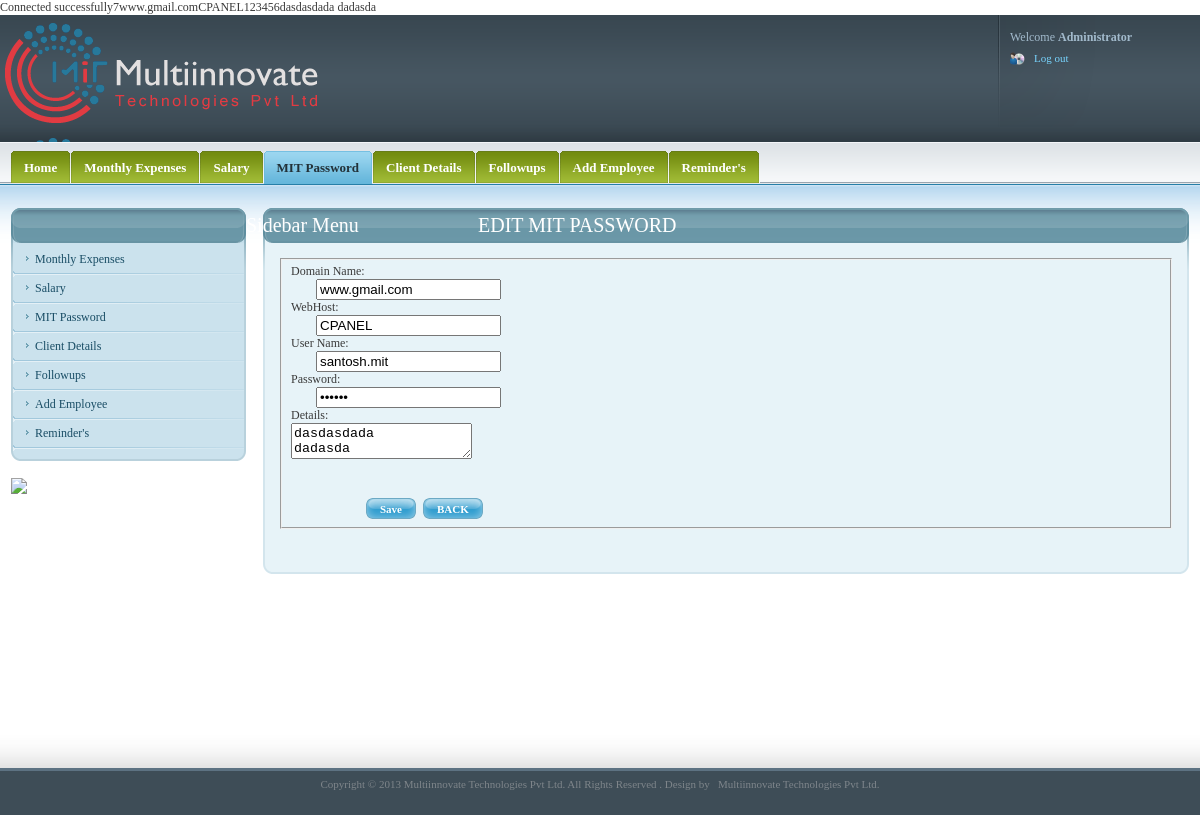
The app's page /passeditcon.php?id=7 with its own data.
### tables this page shows
CREATE TABLE IF NOT EXISTS `mitpassword` (
  `id` int(10) NOT NULL AUTO_INCREMENT,
  `domainname` varchar(100) NOT NULL,
  `webhost` varchar(200) NOT NULL,
  `username` varchar(100) NOT NULL,
  `password` varchar(100) NOT NULL,
  `details` varchar(5000) NOT NULL,
  PRIMARY KEY (`id`)
);

### passeditcon.php (the view, shortened to what this page needs)
<!DOCTYPE html PUBLIC "-//W3C//DTD XHTML 1.0 Strict//EN" "http://www.w3.org/TR/xhtml1/DTD/xhtml1-strict.dtd">
<html xmlns="http://www.w3.org/1999/xhtml">
<head>
<link media="screen" rel="stylesheet" type="text/css" href="css/admin.css"  />
 <link rel="stylesheet" href="http://code.jquery.com/ui/1.10.2/themes/smoothness/jquery-ui.css" />
  <link rel="stylesheet" href="/resources/demos/style.css" />
</head>
<?php
if(isset($_GET['id']))
{
$id =$_REQUEST['id'];
$query = mysql_query("select * from mitpassword  where id = $id ");
$row = mysql_fetch_array($query);
$domainname =  $row['domainname'];
$webhost = $row['webhost'];
$username = $row['username'];
$password = $row['password'];
$details = $row['details'];
echo $id;
echo $domainname;
echo $webhost;
echo $password;
echo $details;
}
?>
<body>
	<div id="wrapper">
		<div id="head">
			<div id="logo_user_details">
				<h1 id="logo"><a href="#">websitename Administration Panel</a></h1>
				<div id="user_details">
					<ul id="user_details_menu">
						<li>Welcome <strong>Administrator</strong></li>
						<li>
							<ul id="user_access">
							<li class="last"><a href="index.php">Log out</a></li>
							</ul>
						</li>
					</ul>
				</div>
			</div>
			<div id="menus_wrapper">
			  <div id="main_menu">
					<ul>
						<li><a href="index.php"><span><span>Home</span></span></a></li>
                        <li><a href="monthlyexpenses.php"><span><span>Monthly Expenses</span></span></a></li>
                          <li><a href="salary.php"><span><span>Salary</span></span></a></li>
						<li><a href="mitpassword.php" class="selected"><span><span>MIT Password</span></span></a></li>
						<li><a href="clientdetails.php"><span><span>Client Details</span></span></a></li>
						<li><a href="followup.php"><span><span>Followups</span></span></a></li>
                        	<li><a href="addemployee.php"><span><span>Add Employee</span></span></a></li>
						<li><a href="reminders.php"><span><span>Reminder's</span></span></a></li>
					</ul>
				</div>
			</div>
		</div>
  <div id="content">
			<div id="page">
				<div class="inner">
					<div class="section">
						<div class="title_wrapper">
							<h2 style="margin-left:200px;">EDIT MIT PASSWORD</h2>
							<span class="title_wrapper_left"></span>
							<span class="title_wrapper_right"></span>
						</div>
				  <div class="section_content">
							<div class="sct">
								<div class="sct_left">
									<div class="sct_right">
										<div class="sct_left">
											<div class="sct_right">
				<form action="editcontent.php?id=<?php echo $id ?>" method="post">
													<fieldset>
														<div class="forms">
											<div class="row">
                                                     <label>Domain Name:</label>
													<div class="inputs">
												  <span class="input_wrapper">
                                                  <input class="text" name="domainname" type="text" value="<?php echo $domainname ?>"/></span>
												   </div>
											</div>
											<div class="row">
													<label>WebHost:</label>
                                                    <div class="inputs">
												  <span class="input_wrapper">
                                                  <input class="text" name="webhost" type="text" value="<?php echo $webhost ?>"/></span>
												   </div>
											</div>
											<div class="row">
													<label>User Name:</label>
													<div class="inputs">
												  <span class="input_wrapper"><input class="text" name="username" type="text" value="<?php echo $username ?>"/></span>
												   </div>
											</div>
											<div class="row">
													<label>Password:</label>
													<div class="inputs">
												  <span class="input_wrapper"><input class="text" name="password" type="password"  value="<?php echo $password ?>"/></span>
												   </div>
											</div>
											<div class="row">
													<label>Details:</label>
													<div class="inputs">
													<span class="inline">
      <textarea name="details"><?php echo $details?></textarea>
         </span><br/><br/><br/>
												  </div>
											</div>
														<div class="row">
															<div class="buttons">
																<ul>
                                                                <br />
                                                                <br />
		<li><span class="button send_form_btn"><span><span>Save</span></span> <input type="submit" name="sub" value="Update Post" /> </span></li>
            <li><span class="button send_form_btn"><span><span><a href="mitpassword.php"><font color="#FFFFFF">BACK</font></a></span></span></span></li>
									</ul>
															</div>
														</div>
														</div>
													</fieldset><br /><br />
									        </form>
											</div>
										</div>
									</div>
								</div>
							</div>
							<span class="scb"><span class="scb_left"></span><span class="scb_right"></span></span>
						</div>
					</div>
				</div>
			</div>
			<div id="sidebar">
				<div class="inner">
					<div class="section">
						<div class="title_wrapper">
							<h2>Sidebar Menu</h2>
							<span class="title_wrapper_left"></span>
							<span class="title_wrapper_right"></span>
						</div>
				  <div class="section_content">
							<div class="sct">
								<div class="sct_left">
									<div class="sct_right">
										<div class="sct_left">
											<div class="sct_right">
												<ul class="sidebar_menu">
                        <li><a href="monthlyexpenses.php"><span><span>Monthly Expenses</span></span></a></li>
                          <li><a href="salary.php"><span><span>Salary</span></span></a></li>
						<li><a href="mitpassword.php" class="selected"><span><span>MIT Password</span></span></a></li>
						<li><a href="clientdetails.php"><span><span>Client Details</span></span></a></li>
						<li><a href="followup.php"><span><span>Followups</span></span></a></li>
                        	<li><a href="addemployee.php"><span><span>Add Employee</span></span></a></li>
						<li><a href="reminders.php"><span><span>Reminder's</span></span></a></li>
                                                   </ul>
											</div>
										</div>
									</div>
								</div>
							</div>
							<span class="scb"><span class="scb_left"></span><span class="scb_right"></span></span>
						</div>
					</div>
					<div class="section_content">
							<img src="images/chitfundside.jpg"/>
						</div>
				</div>
			</div>
		</div>
	</div>
	<div id="footer">
		<div id="footer_inner">
		<center><p> Copyright &copy; 2013  Multiinnovate Technologies Pvt Ltd. All Rights Reserved . Design by &nbsp; <a href="http://www.multiinnovate.com" title="Multiinnovate Technologies"
target="_blank">Multiinnovate Technologies Pvt Ltd.</a></p></center>
		</div>
	</div>
</body>
</html>

### css/style.css (style rules this page uses)
.input_wrapper { margin-left:25px; }
.title_wrapper h2 { margin-left:220px; }

### css/forms.css (style rules this page uses)
.button { display: block; color: #fff; background:url(layout/submit_middle.gif) repeat-x; font-size: 11px; overflow: hidden; position: relative; top: 0; left: 0; float: left; font-weight: bold; text-decoration: none; }
.button span { background:url(layout/submit_left.gif) no-repeat; display: block; float: left; white-space: nowrap; }
.button span span { background:url(layout/submit_right.gif) no-repeat right 0; display: block; padding: 0 14px; height: 21px; line-height: 22px; }
.forms { float: left; width: 620px; }
.send_form_btn { background-image:url(layout/site/forms/send_form_middle.gif); background-color: #339fd0; }
.send_form_btn span { background-image:url(layout/site/forms/send_form_left.gif); }
.send_form_btn span span { background-image:url(layout/site/forms/send_form_right.gif); }
.buttons { float: left; padding: 0 0 0 75px; }
.buttons ul { margin: 0; padding: 0 30px 0 0; float: left; }
.buttons ul li { float: left; margin: 0; padding: 0 7px 0 0; list-style:none; }
.inputs .inline { float: left; padding: 0 15px 0 0; }

### records on screen
mitpassword: domainname "www.gmail.com", webhost "CPANEL", password "123456", details "dasdasdada dadasda", username "santosh.mit"

### other values on screen
$id "7"
